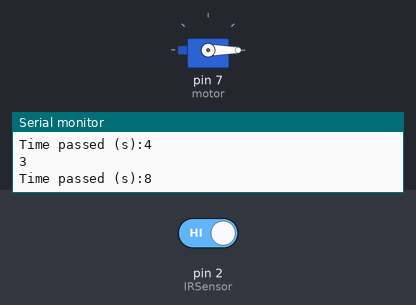
Bench run of a sketch on a simulated Arduino Uno, built with avr-gcc and run on an emulated ATmega328P. Shown: servo, the last lines printed to the serial monitor. The inputs (shaded band) are chosen by the test bench; at power-on: pin 2 (IRSensor) HIGH.

Above: at 9.3 s.
9.4 s: pin 2 (IRSensor) driven LOW
At 12.9 s:
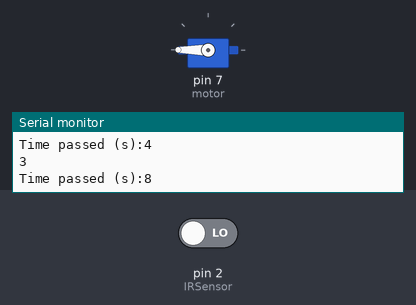
14.7 s: pin 2 (IRSensor) driven HIGH
At 15.3 s:
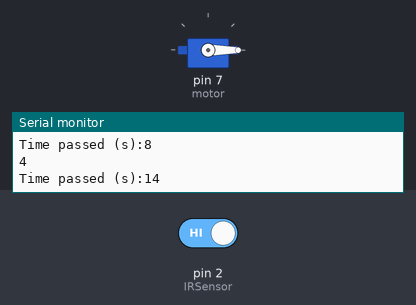
Timing chart, 0 to 29.0 s (numbered marks = the images above; inputs shaded):
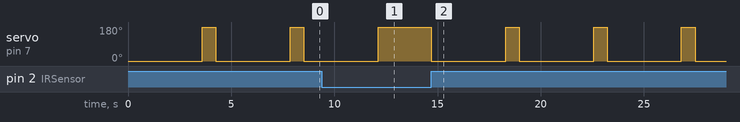

Measured:
- after the input at 9.4 s, servo on pin 7 (motor): goes on until 12.1 s, then stays 180°
- after the input at 14.7 s, servo on pin 7 (motor): alternates 180° for 0.66 s and 0° for 3.6 s, starting at once
- by itself, servo on pin 7 (motor): alternates 180° for 0.66 s and 0° for 3.6 s

The sketch:

arduino_FR1_COM5.ino
```cpp
//This program allows the door openning with:
//(1) Infrared sensor

#include <Servo.h> //library to operate servo motors
Servo motor; //create servo object to control a servo

int IRSensor = 2; // connect ir sensor to arduino pin 2
int count = 0; //variable to store how many times the door was activated
int active = 0; //variable to store if the switch was activated
unsigned long time;

void setup() {
  Serial.begin(9600);  //This value of bits per second is by default
  motor.attach(7); //attaches the servo on pin 7 to the servo object
  pinMode(IRSensor, INPUT_PULLUP);
}

void loop() {
  motor.detach();
  int statusSensor = digitalRead (IRSensor);

  if (statusSensor == 1)
  {
    count = count+1;
    Serial.println(count);
    Serial.print("Time passed (s):");
    time = millis();
    Serial.println(time/1000);
    motor.attach(7);  //re-attach the servo to pin #7
    motor.write(0); // telling the motor to rotate continously (180 is full velocity in one direction, 0 full velocity in the other direction, 90 no movement)
    delay(600);  // motor will continue rotating for 0.6 seconds
    motor.detach(); // telling the motor to stop
    delay(3000);  // motor will remained stopped for 3 seconds
    motor.attach(7);  //re-attach the servo to pin #7
    motor.write(180); // telling the motor to rotate continously
    delay(660);  // motor will continue rotating for 0.66 seconds
    motor.detach(); // telling the motor to stop
    statusSensor = 0;
  }
}
```
